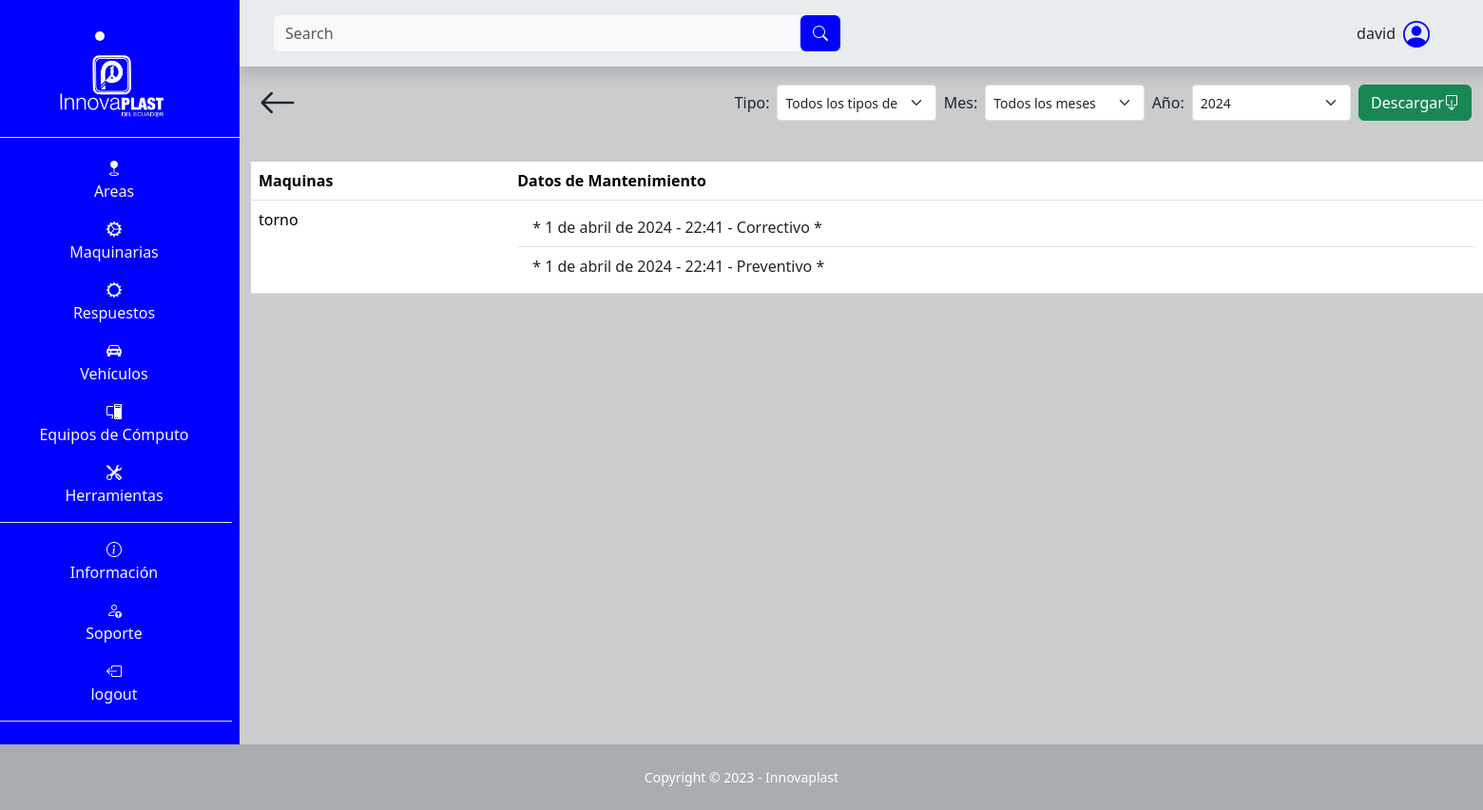
The page /maquina/tabla/ (signed in) on the database as committed earlier.
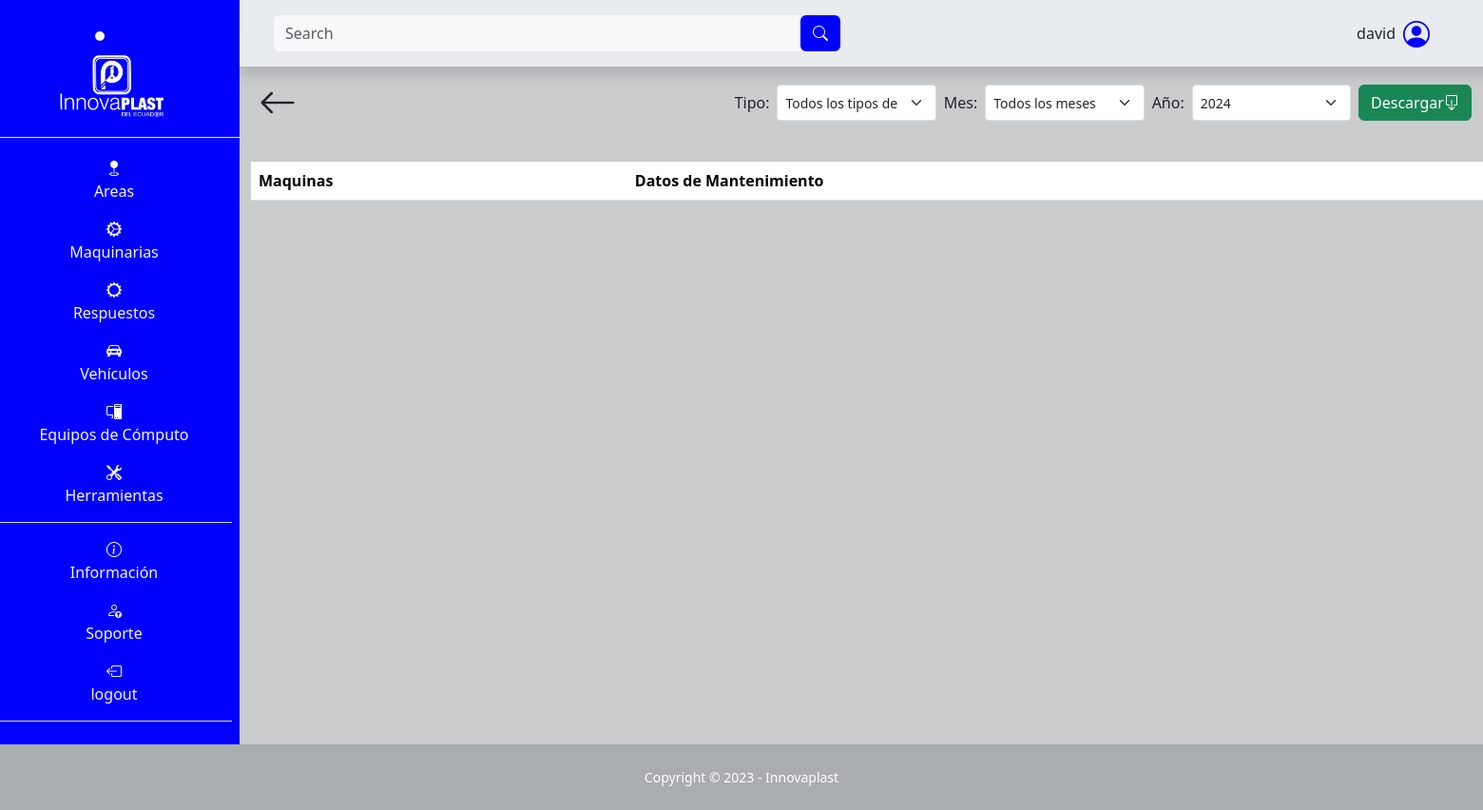
The same page on the database as committed later.
### SGE_maquina/models.py (models this page shows, shortened)
class Maquina(models.Model):
    nombre = models.CharField(max_length=100, null=False, blank=False)
    encargado = models.CharField(max_length=100, blank=False, null=False)
    teléfono_encargado = models.CharField(max_length=100, blank=False, null=False)
    descripción = models.TextField(max_length=500, null=False, blank=False)
    ubicación = models.CharField(max_length=100, null=False, blank=False)
    tipo_de_máquina = models.CharField(max_length=100, null=False, blank=False)
    número_de_serie_o_modelo = models.CharField(max_length=100, null=False, blank=False)
    proveedor = models.CharField(max_length=100, null=False, blank=False)
    costo_de_adquisición = models.IntegerField(blank=False, null=False)
    fecha_de_adquisición = models.DateField(default=date.today, blank=False, null=False)
    fecha_de_instalación = models.DateField(default=date.today, blank=False, null=False)
    estado_de_garantía = models.CharField(max_length=100, null=False, blank=False)
    consumo_de_energía = models.CharField(max_length=100, null=False, blank=False)
    horas_máquina_trabajada = models.IntegerField(blank=False, null=False, default=0)
    intervalo_mantenimiento = models.IntegerField(blank=False, null=False)
    fecha_ultimo_mantenimiento = models.DateField(default=date.today, blank=False, null=False)
    image = models.ImageField(upload_to="maquina/image", null=False, blank=False)

class MantenimientoMaquina(models.Model):
    maquina = models.ForeignKey(Maquina, on_delete=models.CASCADE)
    fecha_inicio = models.DateField(default=date.today)
    hora_inicio = models.TimeField(default=datetime.now().time())
    fecha = models.DateField(default=date.today)
    hora = models.TimeField(default=datetime.now().time())
    tipo = models.ForeignKey(TipoMantenimientoMaquina, on_delete=models.CASCADE)
    partes_y_piezas = models.TextField(max_length=500, null=False, blank=False, default="")
    descripción = models.TextField(max_length=500, null=False, blank=False, default="")
    image = models.ImageField(upload_to="maquina/mantenimiento/image", null=False, blank=False, default='')

class TipoMantenimientoMaquina(models.Model):
    tipo = models.CharField(max_length=100, blank=False, null=False)
    def __str__(self):
        return self.tipo

### SGE_maquina/views.py (the view)
# urls.py: path('tabla/', views.tabla_mantenimientos, name="area_tabla_mantenimientos"),
@login_required
def tabla_mantenimientos(request):
    maquinas = Maquina.objects.all()
    tipos_mantenimiento = TipoMantenimientoMaquina.objects.all()
    for maquina in maquinas:
        maquina.mantenimientos = maquina.mantenimientomaquina_set.all().order_by('-fecha', '-hora')
    context = {
        'maquinas': maquinas,
        'tipos_mantenimiento': tipos_mantenimiento,
    }
    return render(request, 'SGE_maquina/tablas.html', context)

### templates/SGE_maquina/tablas.html (shortened to what this page needs)
{% extends "layout/base.html" %}
{% block 'search' %}
<form class="d-flex form-inline mr-auto ml-md-3 my-2 my-md-0 ms-3 me-3 mw-100 navbar-search" role="search" action="" method='GET'>
    <div class="input-group">
        <input class="form-control bg-light border-0 small" id="search-input" name="search" type="search" placeholder="Search" aria-label="Search">
        <div class="input-group-append">
            <button class="btn barra text-light" type="submit">
                <i class="bi bi-search"></i>
            </button>
        </div>
    </div>
</form>
{% endblock 'search' %}
{% block 'content' %}
<div class="container">
    <div class="d-flex p-2 justify-content-between">
        <a class="text-decoration-none text-dark" href="{% url "maquina" %}">
            <i class="bi bi-arrow-left fs-1"></i>
        </a>
        <form class="d-flex mt-auto mb-auto" action="{% url 'generar_documento_mantenimientos_general_maquina' %}" method="get" style="max-height: 50px; min-width: 600px;">
          <label class="mt-auto mb-auto m-1" for="tipo_mantenimiento">Tipo:</label>
            <select class="form-select form-select-sm m-1" name="tipo_mantenimiento" id="tipo_mantenimiento">
                <option value="">Todos los tipos de mantenimiento</option>
            </select>
          <label class="mt-auto mb-auto m-1" for="mes">Mes:</label>
          <select class="form-select form-select-sm m-1" name="mes" id="mes">
            <option value="">Todos los meses</option>
          </select>
          <label class="mt-auto mb-auto m-1" for="anio">Año:</label>
          <select class="form-select form-select-sm m-1" name="anio" id="anio">
              <option value="2024">2024</option>
          </select>
          <button type="submit" value="Submit" class="btn btn-success d-flex m-1">Descargar  <i class="bi bi-box-arrow-down mt-auto mb-auto"></i></button>
        </form>
    </div>
    <table class="table mt-4">
      <tr>
        <th>Maquinas</th>
        <th>Datos de Mantenimiento</th>
      </tr>
      {% for maquina in maquinas %}
      <tr>
        <td>{{ maquina.nombre }}</td>
        <td>
          <ul class="list-group list-group-flush">
            {% for mantenimiento in maquina.mantenimientos %}
            <li class="list-group-item">* {{ mantenimiento.fecha }} - {{ mantenimiento.hora }} - {{ mantenimiento.tipo }} *</li>
            {% endfor %}
          </ul>
        </td>
      </tr>
      {% endfor %}
    </table>
</div>
{% endblock %}

### templates/layout/base.html (shortened to what this page needs)
{% load static %}
<!DOCTYPE html>
<html lang="es">
<head>
    <link rel="stylesheet" href="https://cdn.jsdelivr.net/npm/bootstrap-icons@1.10.3/font/bootstrap-icons.css">
    <link rel="stylesheet" href="{% static "css/bootstrap.css" %}">
    <link rel="stylesheet" href="{% static "css/style.css" %}">
</head>
<body class="" id="page-top">
    <main>
        <div class="row">
            <div class="col-12 col-md-2 m-0 p-0 text-light text-center barra d-none d-md-block">
                <li class="nav-item active text-center fs-3 lista-menu m-3" style="transition: background-color 0.5s ease">
                    <a class="nav-link" href="{% url "index" %}">
                        <img src="{% static "images/Innovaplast.png" %}" alt="Innovaplast" style="max-height: 70px;">
                    </a>
                </li>
                <ul class="flex-column align-items-stretch p-2 border-top">
                    <li class="nav-item mt-1 pt-2 lista-menu text-center" style="transition: background-color 0.5s ease">
                        <a class="text-light text-decoration-none lista-menu" href="{% url "area" %}"><i class="bi bi-geo-fill"></i><p>Areas</p></a>
                    </li>
                    <li class="nav-item lista-menu" style="transition: background-color 0.5s ease">
                        <a class="text-light text-decoration-none lista-menu" href="{% url "maquina" %}"><i class="bi bi-gear-wide-connected"></i><p>Maquinarias</p></a>
                    </li>
                    <li class="nav-item lista-menu" style="transition: background-color 0.5s ease">
                        <a class="text-light text-decoration-none lista-menu" href=""><i class="bi bi-gear-wide"></i><p>Respuestos</p></a>
                    </li>
                    <li class="nav-item lista-menu" style="transition: background-color 0.5s ease">
                        <i class="bi bi-car-front-fill"></i><p>Vehículos</p>
                    </li>
                    <li class="nav-item lista-menu" style="transition: background-color 0.5s ease">
                        <a class="text-light text-decoration-none lista-menu" href="{% url "pc" %}"><i class="bi bi-pc-display"></i><p>Equipos de Cómputo</p></a>
                    </li>
                    <li class="nav-item border-bottom lista-menu" style="transition: background-color 0.5s ease">
                        <a class="text-light text-decoration-none lista-menu" href="{% url "herramienta" %}"><i class="bi bi-tools"></i><p>Herramientas</p></a>
                    </li>
                    <li class="nav-item pt-3 lista-menu" style="transition: background-color 0.5s ease">
                        <i class="bi bi-info-circle"></i><p>Información</p>
                    </li>
                    <li class="nav-item lista-menu" style="transition: background-color 0.5s ease">
                        <a class="text-light text-decoration-none lista-menu" href="{% url "soporte" %}">  <i class="bi bi-person-up"></i><p>Soporte</p></a>
                    </li>
                    {% if user.is_authenticated %}
                        <li class="nav-item lista-menu border-bottom" style="transition: background-color 0.5s ease">
                            <a class="text-light text-decoration-none lista-menu" href="{% url "logout" %}"><i class="bi bi-box-arrow-left"></i><p>logout</p></a>
                        </li>
                    {% else %}
                        <li class="nav-item lista-menu border-bottom" style="transition: background-color 0.5s ease">
                            <a class="text-light text-decoration-none lista-menu" href="{% url "login" %}"><i class="bi bi-box-arrow-right"></i><p>Login</p></a>
                        </li>
                    {% endif %}
                </ul>
            </div>
            <div class="col-12 col-md-10 m-0 p-0">
                <nav class="row navbar bg-body-secondary p-2 m-0 shadow sticky-top navbar-expand-lg">
                        <div class="col-12 col-md-6 order-lg-first order-last">
                            {% block 'search' %}{% endblock 'search' %}
                        </div>
                        <div class="col-12 col-md-6">
                            <div class="me-5 d-flex justify-content-center justify-content-md-end align-items-center">
                                <p class="ms-5 mt-auto mb-auto">{{ user }}</p>
                                <i class="bi bi-person-circle fs-3 ms-2 icono-persona"></i>
                            </div>
                        </div>
                </nav>
                {% block 'content' %}{% endblock %}
            </div>
    </main>
    <footer class="footer">
        <div class="small text-center p-4 text-white">Copyright &copy; 2023 - Innovaplast</div>
    </footer>
</body>
</html>

### static/css/style.css (style rules this page uses)
:root { --color-primary: #2ea3f2; }
* { margin: 0; padding: 0; box-sizing: border-box; }
body { background-color: #caccce; }
.barra { background-color: blue; }
ul { list-style-type: none; }
.icono-persona { color: blue; }
.footer { background-color: #aaadaf; }

Rows that differ between the two databases and show on the page:
removed Maquina: nombre "torno"
removed MantenimientoMaquina: fecha "1 de abril de 2024", hora "22:41", tipo "Correctivo"
removed MantenimientoMaquina: fecha "1 de abril de 2024", hora "22:41", tipo "Preventivo"
